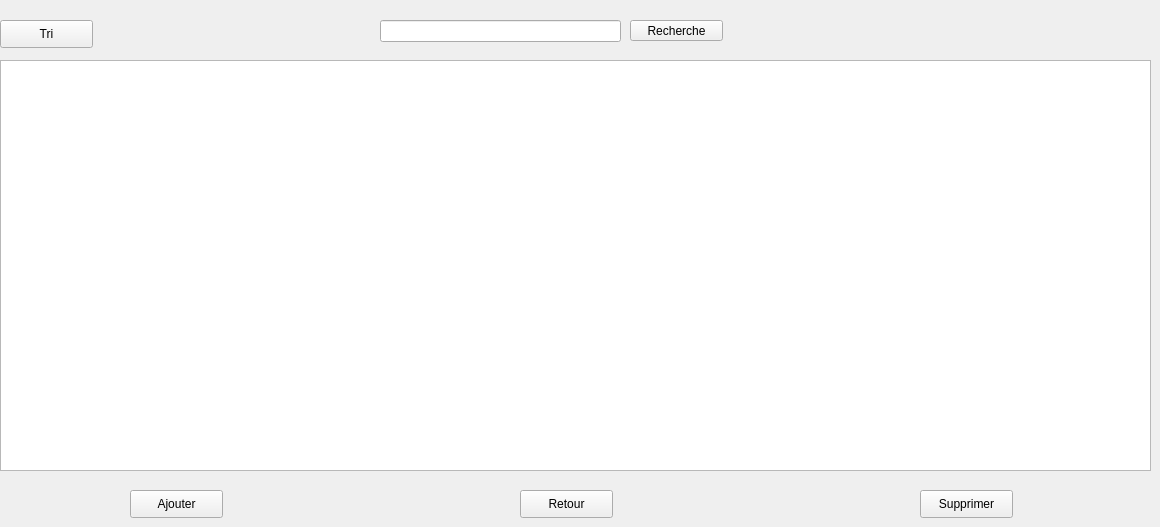
      <widget class="QWidget" name="page_5">
       <widget class="QTableView" name="tableView_2">
        <property name="geometry">
         <rect>
          <x>0</x>
          <y>60</y>
          <width>1151</width>
          <height>411</height>
         </rect>
        </property>
       </widget>
       <widget class="QPushButton" name="pushButton_10">
        <property name="geometry">
         <rect>
          <x>130</x>
          <y>490</y>
          <width>93</width>
          <height>28</height>
         </rect>
        </property>
        <property name="text">
         <string>Ajouter</string>
        </property>
       </widget>
       <widget class="QPushButton" name="pushButton_11">
        <property name="geometry">
         <rect>
          <x>520</x>
          <y>490</y>
          <width>93</width>
          <height>28</height>
         </rect>
        </property>
        <property name="text">
         <string>Retour</string>
        </property>
       </widget>
       <widget class="QPushButton" name="pushButton_12">
        <property name="geometry">
         <rect>
          <x>920</x>
          <y>490</y>
          <width>93</width>
          <height>28</height>
         </rect>
        </property>
        <property name="text">
         <string>Supprimer</string>
        </property>
       </widget>
       <widget class="QPushButton" name="pushButton_20">
        <property name="geometry">
         <rect>
          <x>0</x>
          <y>20</y>
          <width>93</width>
          <height>28</height>
         </rect>
        </property>
        <property name="text">
         <string>Tri</string>
        </property>
       </widget>
       <widget class="QPushButton" name="pushButton_21">
        <property name="geometry">
         <rect>
          <x>630</x>
          <y>20</y>
          <width>93</width>
          <height>21</height>
         </rect>
        </property>
        <property name="text">
         <string>Recherche</string>
        </property>
       </widget>
       <widget class="QLineEdit" name="profil_search">
        <property name="geometry">
         <rect>
          <x>380</x>
          <y>20</y>
          <width>241</width>
          <height>22</height>
         </rect>
        </property>
       </widget>
      </widget>
